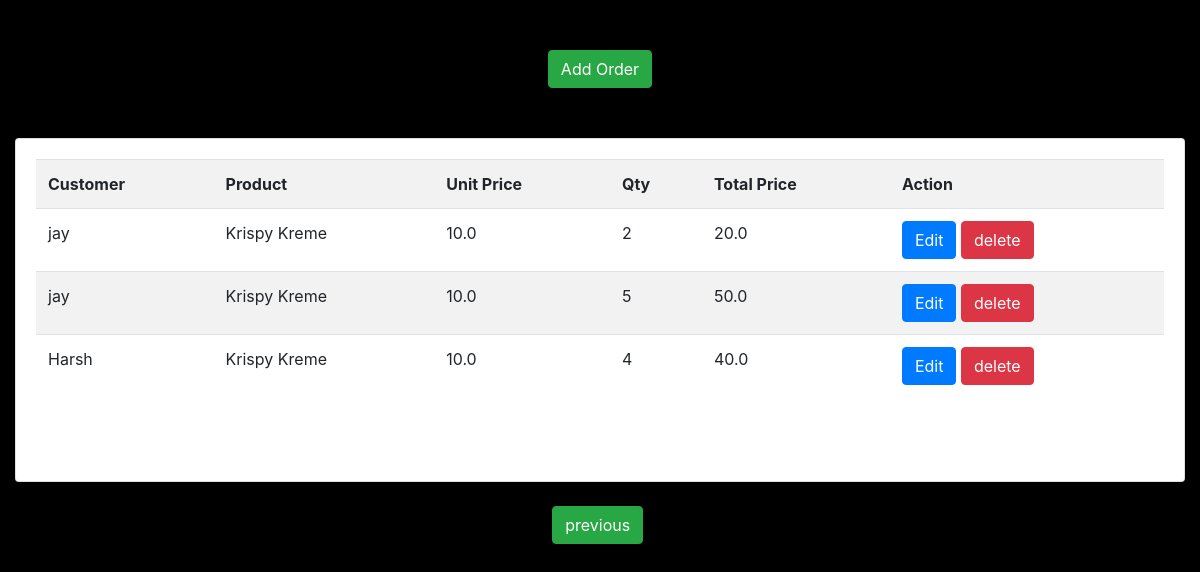
Before: /?page=2 with the older database file.
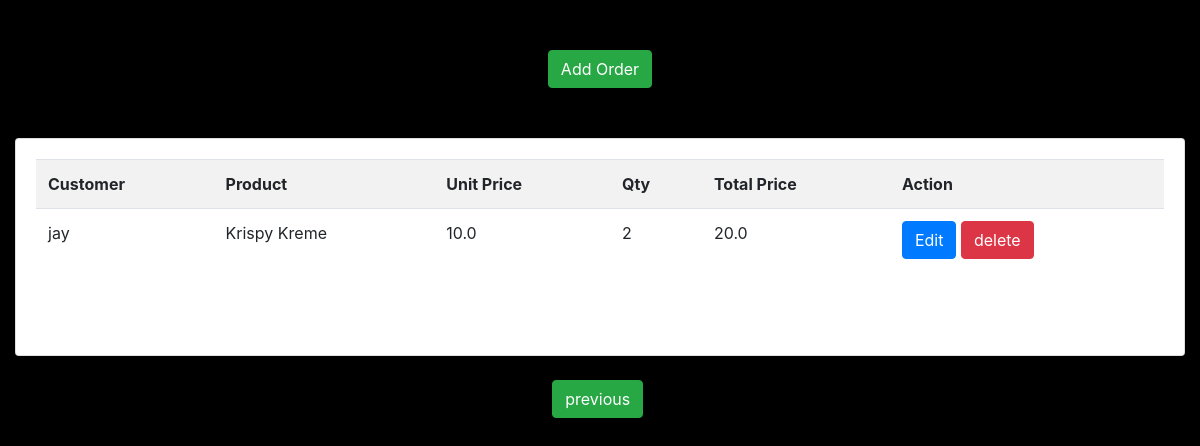
After: the same page with the newer database file.
### order/models.py (models this page shows)
class Order(models.Model):
    customer = models.ForeignKey(Customer,on_delete=models.CASCADE)
    product = models.ForeignKey(Product,on_delete=models.CASCADE)
    Unit_price = models.FloatField(max_length=6)
    qty = models.IntegerField()
    total_price = models.FloatField(max_length=10)
    date = models.DateTimeField(default=datetime.now())

### order/views.py (the view)
# urls.py: path('',views.order,name="home"),
def order(request):
    data_fetch = Order.objects.values("id","customer__first_name","product__product_name","Unit_price","qty","total_price")
    paginator = Paginator(data_fetch, 5)
    page_number = request.GET.get('page')
    data_fetch = paginator.get_page(page_number)
    return render(request,'list_order.html', {'data_fetch':data_fetch})

### order/templates/list_order.html (shortened to what this page needs)
<!DOCTYPE html>
<html>
<head>
	<link rel="stylesheet" href="https://maxcdn.bootstrapcdn.com/bootstrap/4.5.2/css/bootstrap.min.css">
</head>
<body style="background-color: black;">
	<div style="text-align: center; padding-top:50px;"><a href="/add_data" class="btn btn-success">Add Order</a></div>
	<div class="container-fluid" style="padding-top:50px;">
		<div class="row">
		  <div class="col-md-12">
			<div class="card card-primary card-outline">
			  <div class="card-body" >
				<table class="table table-hover table-striped">
					<tr>
						<th>Customer</th>
						<th>Product</th>
						<th>Unit Price</th>
						<th>Qty</th>
						<th>Total Price</th>
						<th>Action</th>
					</tr>
					{% for x in data_fetch %}
					<tr>
						<td>{{x.customer__first_name}}</td>
						<td>{{x.product__product_name}}</td>
						<td>{{x.Unit_price}}</td>
						<td>{{x.qty}}</td>
						<td>{{x.total_price}}</td>
						<td><a href="/edit_data/{{x.id}}" class="btn btn-primary">Edit</a>
							<a href="/delete/{{x.id}}" class="btn btn-danger" onclick="return confirm('Are you sure you want to delete this?')">delete</a></td>
							</tr>
							{% endfor %}
					</table><br><br>
				</div>
			</div>
			<div class="container p-4" >
				<div class="pagination justify-content-center">
					<span class="step-links">
					  {% if data_fetch.has_previous %}
						  <a href="?page={{ data_fetch.previous_page_number }}" class="btn btn-success"> previous</a>&nbsp;
					  {% endif %}
					</span>
					</div>
				</div>
		</div>
	</div>
	</div>
</body>
</html>

Changed rows visible on the page:
removed Order: customer__first_name "jay", product__product_name "Krispy Kreme", Unit_price "10.0", qty "5", total_price "50.0"
removed Order: customer__first_name "Harsh", product__product_name "Krispy Kreme", Unit_price "10.0", qty "4", total_price "40.0"
